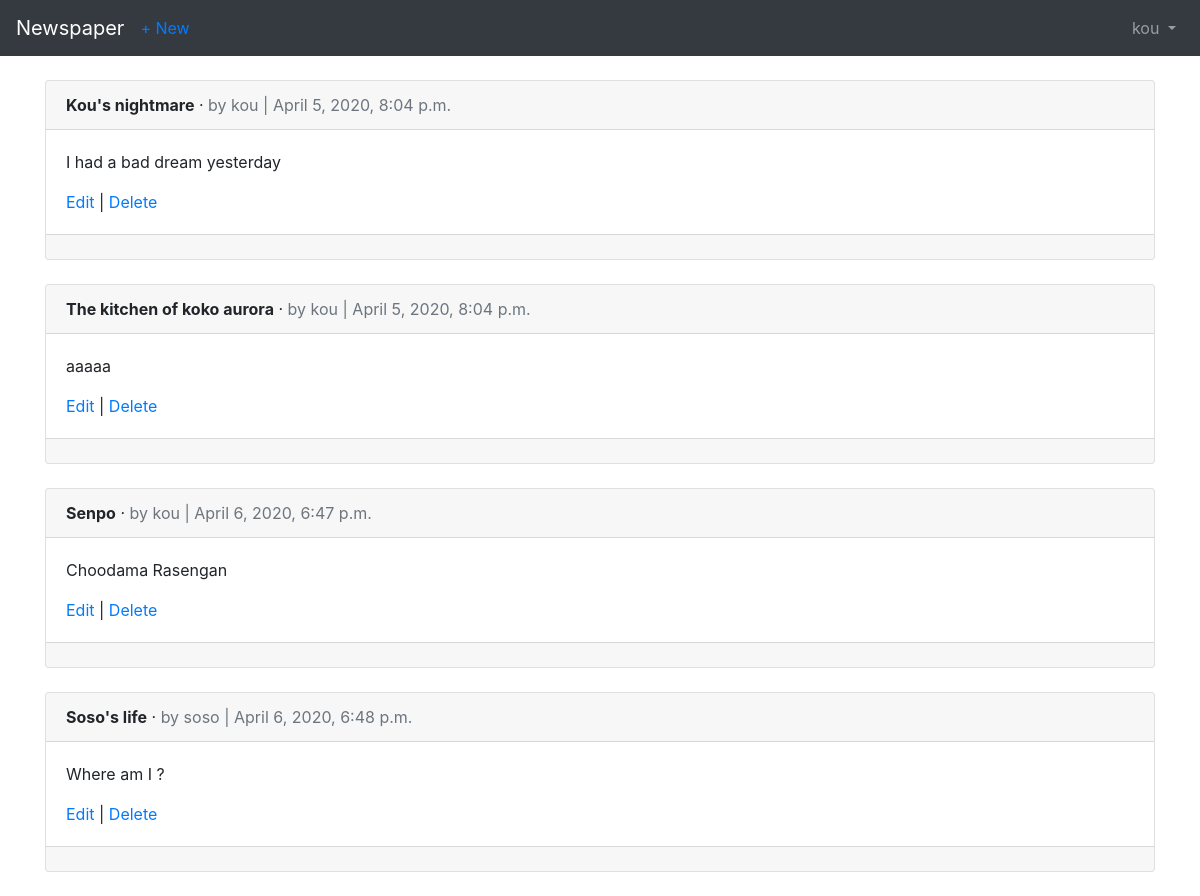
The page /articles/ (signed in) on the database as committed earlier.
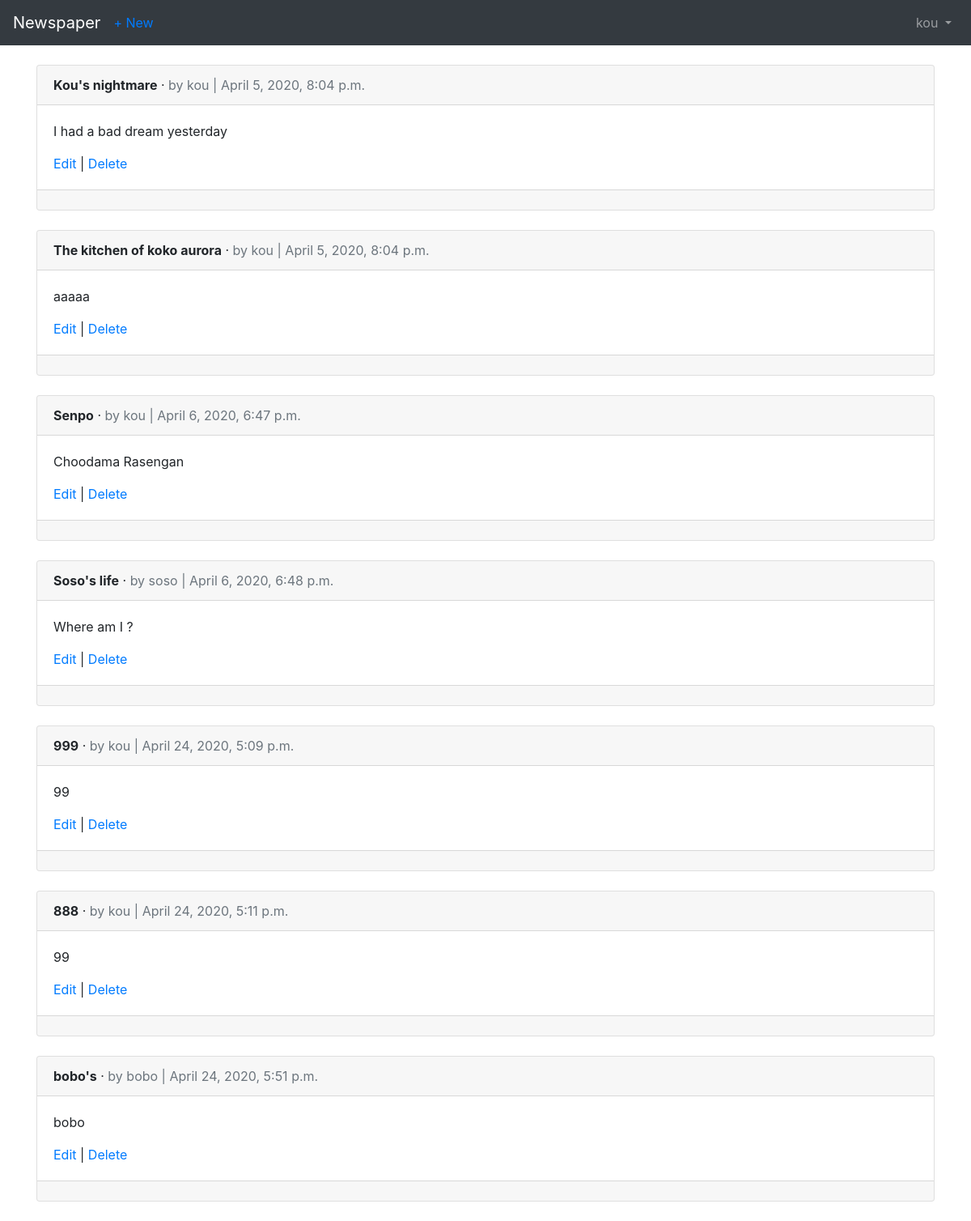
The same page on the database as committed later.
### users/models.py (models this page shows)
class CustomUser(AbstractUser):
    age = models.PositiveIntegerField(null=True, blank=True)

### articles/models.py (models this page shows, shortened)
class Article(models.Model):
    title = models.CharField(max_length=255)
    body = models.TextField()
    date = models.DateTimeField(auto_now_add=True)
    author = models.ForeignKey(
        get_user_model(),
        on_delete = models.CASCADE,
    )

### articles/views.py (the view)
# urls.py: path('', ArticleListView.as_view(), name='article_list'),
class ArticleListView(LoginRequiredMixin, ListView):
    model = Article
    template_name = 'article_list.html'
    login_url = 'login'

### templates/article_list.html (shortened to what this page needs)
{% extends 'base.html' %}
{% block content %}
  {% for article in object_list %}
    <div class="card">
      <div class="card-header">
        <span class="font-weight-bold">{{ article.title }}</span> &middot;
        <span class="text-muted">by {{ article.author }} | {{ article.date }}</span>
      </div>
      <div class="card-body">
        <p>{{ article.body }}</p>
        <a href="{% url 'article_update' article.pk %}">Edit</a> |
        <a href="{% url 'article_delete' article.pk %}">Delete</a>
      </div>
      <div class="card-footer">
      </div>
    </div>
    <br />
  {% endfor %}
{% endblock content %}

### templates/base.html (shortened to what this page needs)
<!doctype html>
<html lang="en">
<head>
    <link rel="stylesheet" href="https://stackpath.bootstrapcdn.com/bootstrap/4.1.3/css/bootstrap.min.css"
>
</head>
<body>
<nav class="navbar navbar-expand-md navbar-dark bg-dark mb-4">
    <a class="navbar-brand" href="{% url 'home' %}">Newspaper</a>
    {% if user.is_authenticated %}
        <ul class="navbar-nav mr-auto">
            <li class="nav-item"><a href="{% url 'article_new' %}">+ New</a></li>
        </ul>
    {% endif %}
    <div class="collapse navbar-collapse" id="navbarCollapse">
        {% if user.is_authenticated %}
            <ul class="navbar-nav ml-auto">
                <li class="nav-item">
                    <a class="nav-link dropdown-toggle" href="#" id="userMenu" data-toggle="dropdown"
                       aria-haspopup="true" aria-expanded="false">
                        {{ user.username }}
                    </a>
                </li>
            </ul>
        {% endif %}
    </div>
</nav>
<div class="container">
    {% block content %}
    {% endblock content %}
</div>
</body>
</html>

Rows that differ between the two databases and show on the page:
added Article: title "999", author "kou", date "April 24, 2020, 5:09 p.m.", body "99"
added Article: title "888", author "kou", date "April 24, 2020, 5:11 p.m.", body "99"
added Article: title "bobo's", author "bobo", date "April 24, 2020, 5:51 p.m.", body "bobo"
